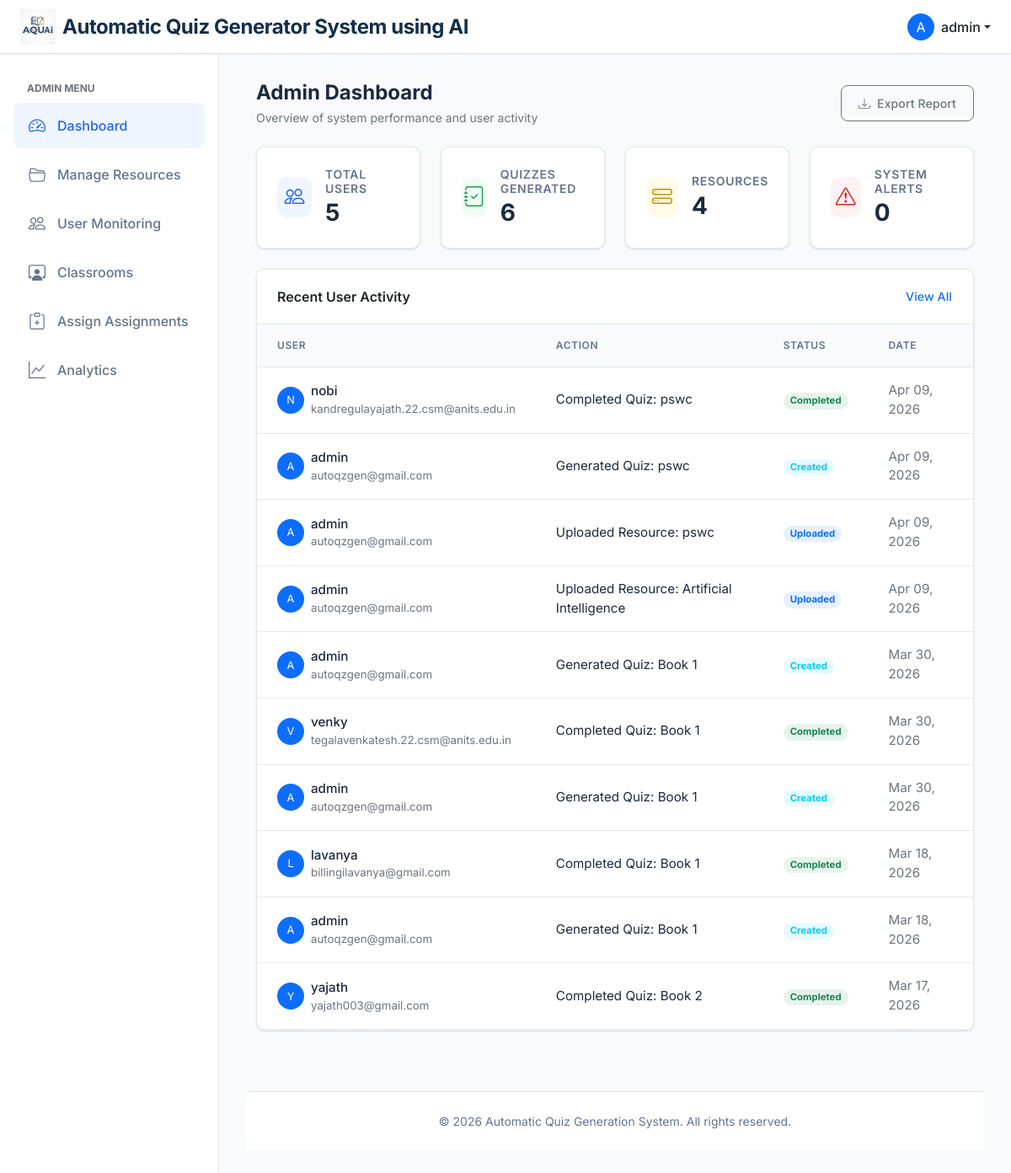
The app's page /admin/dashboard (signed in) with its own data.
### app/models.py (models this page shows, shortened)
class User(UserMixin, db.Model):
    __tablename__ = "user"
    id = db.Column(db.Integer, primary_key=True)
    username = db.Column(db.String(64), index=True, unique=True)
    email = db.Column(db.String(120), index=True, unique=True)
    password_hash = db.Column(db.String(128))
    role = db.Column(db.String(20), default='user')  # 'admin' or 'user'
    is_flagged = db.Column(db.Boolean, default=False)
    resources = db.relationship('Resource', back_populates='author', cascade="all, delete-orphan")
    quizzes = db.relationship('Quiz', back_populates='user', cascade="all, delete-orphan")
    attempts = db.relationship('QuizAttempt', back_populates='user', cascade="all, delete-orphan")

class QuizAttempt(db.Model):
    __tablename__ = "quiz_attempt"
    id = db.Column(db.Integer, primary_key=True)
    quiz_id = db.Column(db.Integer, db.ForeignKey('quiz.id'), nullable=False)
    user_id = db.Column(db.Integer, db.ForeignKey('user.id'), nullable=False)
    assignment_id = db.Column(db.Integer, db.ForeignKey('assignments.id'), nullable=True)
    __table_args__ = (
        db.UniqueConstraint('user_id', 'assignment_id', name='uq_user_assignment'),
    )
    started_at = db.Column(db.DateTime, default=db.func.current_timestamp())
    completed_at = db.Column(db.DateTime)
    total_score = db.Column(db.Float, default=0.0)
    time_taken = db.Column(db.Integer)
    is_submitted = db.Column(db.Boolean, default=False)
    quiz = db.relationship('Quiz', back_populates='attempts')
    user = db.relationship('User', back_populates='attempts')
    answers = db.relationship('AttemptAnswer', back_populates='attempt', cascade="all, delete-orphan")

class Quiz(db.Model):
    __tablename__ = "quiz"
    id = db.Column(db.Integer, primary_key=True)
    user_id = db.Column(db.Integer, db.ForeignKey('user.id'), nullable=False)
    resource_id = db.Column(db.Integer, db.ForeignKey('resource.id', ondelete="CASCADE"), nullable=False)
    created_at = db.Column(db.DateTime, default=db.func.current_timestamp())
    total_questions = db.Column(db.Integer, nullable=False)
    mode = db.Column(db.String(50))
    bloom_level = db.Column(db.String(50))
    difficulty = db.Column(db.String(50))
    teacher_note = db.Column(db.Text, nullable=True)
    passing_score = db.Column(db.Float, default=0.0)
    user = db.relationship('User', back_populates='quizzes')
    resource = db.relationship('Resource', back_populates='quizzes')
    questions = db.relationship(
        'GeneratedQuestion',
        secondary=quiz_questions,
        lazy='subquery',
        backref='quizzes'
    )
    attempts = db.relationship('QuizAttempt', back_populates='quiz', cascade="all, delete-orphan")

class Resource(db.Model):
    __tablename__ = "resource"
    id = db.Column(db.Integer, primary_key=True)
    title = db.Column(db.String(100), nullable=False)
    description = db.Column(db.Text)
    content = db.Column(db.Text)
    file_name = db.Column(db.String(255))
    resource_type = db.Column(db.String(20), default='user_upload')
    created_by = db.Column(db.Integer, db.ForeignKey('user.id'))
    created_at = db.Column(db.DateTime, default=db.func.current_timestamp())
    is_active = db.Column(db.Boolean, default=True)
    author = db.relationship('User', back_populates='resources')
    topics = db.relationship('ResourceTopic', back_populates='resource', cascade="all, delete-orphan")
    questions = db.relationship('GeneratedQuestion', back_populates='resource', cascade="all, delete-orphan")
    quizzes = db.relationship('Quiz', back_populates='resource', cascade="all, delete-orphan")

### app/admin/routes.py (the view)
@admin_bp.route('/dashboard')
@login_required
def dashboard():
    if current_user.role != 'admin':
        flash('Access denied: Admins only.')
        return redirect(url_for('user.dashboard'))
    total_users = User.query.count()
    quizzes_generated = Quiz.query.count()
    resources_count = Resource.query.count()
    system_alerts = User.query.filter_by(is_flagged=True).count()
    activities = []
    recent_quizzes = Quiz.query.order_by(desc(Quiz.created_at)).limit(10).all()
    for q in recent_quizzes:
        activities.append({
            'user': q.user,
            'action': f"Generated Quiz: {q.resource.title if q.resource else 'Unknown'}",
            'status': 'Created',
            'date': q.created_at,
            'type': 'quiz_created'
        })
    recent_attempts = QuizAttempt.query.filter(QuizAttempt.completed_at.isnot(None)).order_by(desc(QuizAttempt.completed_at)).limit(10).all()
    for a in recent_attempts:
        activities.append({
            'user': a.user,
            'action': f"Completed Quiz: {a.quiz.resource.title if a.quiz and a.quiz.resource else 'Unknown'}",
            'status': 'Completed',
            'date': a.completed_at,
            'type': 'quiz_completed'
        })
    recent_resources = Resource.query.order_by(desc(Resource.created_at)).limit(10).all()
    for r in recent_resources:
        activities.append({
            'user': r.author,
            'action': f"Uploaded Resource: {r.title}",
            'status': 'Uploaded',
            'date': r.created_at,
            'type': 'resource_uploaded'
        })
    activities.sort(key=lambda x: x['date'], reverse=True)
    recent_activities = activities[:10]
    return render_template('admin/dashboard.html',
                           title='Admin Dashboard',
                           total_users=total_users,
                           quizzes_generated=quizzes_generated,
                           resources_count=resources_count,
                           system_alerts=system_alerts,
                           recent_activities=recent_activities)

### app/templates/admin/dashboard.html
{% extends "base.html" %}
{% block content %}
<div class="d-flex justify-content-between align-items-center mb-4">
    <div>
        <h4 class="fw-bold mb-1">Admin Dashboard</h4>
        <p class="text-secondary small mb-0">Overview of system performance and user activity</p>
    </div>
    <div class="d-flex gap-2">
        <form action="{{ url_for('admin.export_report') }}" method="GET">
            <button type="submit" class="btn btn-outline-secondary btn-sm"><i class="bi bi-download me-1"></i> Export
                Report</button>
        </form>
    </div>
</div>
<div class="row g-4 mb-4">
    <div class="col-md-3">
        <div class="card h-100">
            <div class="card-body stats-card">
                <div class="stats-icon primary">
                    <i class="bi bi-people"></i>
                </div>
                <div class="stats-info">
                    <h6>Total Users</h6>
                    <h3>{{ total_users }}</h3>
                </div>
            </div>
        </div>
    </div>
    <div class="col-md-3">
        <div class="card h-100">
            <div class="card-body stats-card">
                <div class="stats-icon success">
                    <i class="bi bi-journal-check"></i>
                </div>
                <div class="stats-info">
                    <h6>Quizzes Generated</h6>
                    <h3>{{ quizzes_generated }}</h3>
                </div>
            </div>
        </div>
    </div>
    <div class="col-md-3">
        <div class="card h-100">
            <div class="card-body stats-card">
                <div class="stats-icon warning">
                    <i class="bi bi-hdd-stack"></i>
                </div>
                <div class="stats-info">
                    <h6>Resources</h6>
                    <h3>{{ resources_count }}</h3>
                </div>
            </div>
        </div>
    </div>
    <div class="col-md-3">
        <div class="card h-100">
            <div class="card-body stats-card">
                <div class="stats-icon danger">
                    <i class="bi bi-exclamation-triangle"></i>
                </div>
                <div class="stats-info">
                    <h6>System Alerts</h6>
                    <h3>{{ system_alerts }}</h3>
                </div>
            </div>
        </div>
    </div>
</div>
<div class="card mb-4">
    <div class="card-header d-flex justify-content-between align-items-center">
        <span>Recent User Activity</span>
        <button class="btn btn-link btn-sm text-decoration-none p-0">View All</button>
    </div>
    <div class="card-body p-0">
        <div class="table-responsive">
            <table class="table table-hover mb-0">
                <thead class="bg-light">
                    <tr>
                        <th class="ps-4">User</th>
                        <th>Action</th>
                        <th>Status</th>
                        <th>Date</th>
                    </tr>
                </thead>
                <tbody>
                    {% for activity in recent_activities %}
                    <tr>
                        <td class="ps-4">
                            <div class="d-flex align-items-center">
                                <div class="bg-primary text-white rounded-circle d-flex align-items-center justify-content-center me-2"
                                    style="width: 32px; height: 32px; font-size: 0.8rem;">
                                    {{ activity.user.username[0].upper() if activity.user else '?' }}
                                </div>
                                <div>
                                    <div class="fw-medium">{{ activity.user.username if activity.user else 'Unknown' }}
                                    </div>
                                    <div class="small text-secondary">{{ activity.user.email if activity.user else
                                        'no-email' }}</div>
                                </div>
                            </div>
                        </td>
                        <td>{{ activity.action }}</td>
                        <td>
                            <span
                                class="badge bg-{{ 'success' if activity.status == 'Completed' else 'primary' if activity.status == 'Uploaded' else 'info' }} bg-opacity-10 text-{{ 'success' if activity.status == 'Completed' else 'primary' if activity.status == 'Uploaded' else 'info' }} px-2 py-1 rounded-pill">
                                {{ activity.status }}
                            </span>
                        </td>
                        <td class="text-secondary">{{ activity.date.strftime('%b %d, %Y') if activity.date else 'N/A' }}
                        </td>
                    </tr>
                    {% else %}
                    <tr>
                        <td colspan="5" class="text-center py-4 text-secondary">No recent activity.</td>
                    </tr>
                    {% endfor %}
                </tbody>
            </table>
        </div>
    </div>
</div>
{% endblock %}

### app/templates/base.html (shortened to what this page needs)
<!doctype html>
<html lang="en">
<head>
  <link href="https://cdn.jsdelivr.net/npm/bootstrap@5.3.0/dist/css/bootstrap.min.css" rel="stylesheet">
  <link href="https://cdn.jsdelivr.net/npm/bootstrap-icons@1.10.0/font/bootstrap-icons.css" rel="stylesheet">
  <link href="{{ url_for('static', filename='css/style.css') }}" rel="stylesheet">
</head>
<body>
  <nav class="navbar navbar-expand-lg navbar-light bg-white fixed-top border-bottom">
    <div class="container-fluid px-4">
      <a class="navbar-brand d-flex align-items-center gap-2" href="{{ url_for('index') }}">
        <img src="{{ url_for('static', filename='images/logo.jpeg') }}" alt="AQUAi Logo" class="app-logo">
        <div class="app-title" style="display: flex; flex-direction: column; line-height: 1;">
          <span class="fw-bold fs-4" style="color: #122f4b;">Automatic Quiz Generator System using AI</span>
        </div>
      </a>
      <div class="d-flex align-items-center ms-auto">
        {% if current_user.is_authenticated %}
        <div class="dropdown">
          <a href="#" class="d-flex align-items-center text-decoration-none dropdown-toggle text-dark"
            id="dropdownUser1" data-bs-toggle="dropdown" aria-expanded="false">
            <div class="bg-primary text-white rounded-circle d-flex align-items-center justify-content-center me-2"
              style="width: 32px; height: 32px;">
              {{ current_user.username[0].upper() }}
            </div>
            <span class="d-none d-sm-inline fw-medium">
              {{ current_user.username }}
            </span>
          </a>
        </div>
        {% endif %}
      </div>
    </div>
  </nav>
  <div class="d-flex">
    {% if current_user.is_authenticated %}
    <nav class="sidebar show">
      <div class="py-2">
        {% if current_user.role == 'admin' %}
        <small class="text-uppercase text-secondary fw-bold px-3 mb-2 d-block" style="font-size: 0.75rem;">
          Admin Menu
        </small>
        <a href="{{ url_for('admin.dashboard') }}"
          class="nav-link {{ 'active' if request.endpoint == 'admin.dashboard' else '' }}">
          <i class="bi bi-speedometer2"></i> Dashboard
        </a>
        <a href="{{ url_for('admin.resources') }}"
          class="nav-link {{ 'active' if request.endpoint == 'admin.resources' else '' }}">
          <i class="bi bi-folder2-open"></i> Manage Resources
        </a>
        <a href="{{ url_for('admin.user_monitoring') }}"
          class="nav-link {{ 'active' if request.endpoint == 'admin.user_monitoring' else '' }}">
          <i class="bi bi-people"></i> User Monitoring
        </a>
        <a href="{{ url_for('admin.list_classrooms') }}"
          class="nav-link {{ 'active' if 'classrooms' in (request.endpoint or '') else '' }}">
          <i class="bi bi-person-workspace"></i> Classrooms
        </a>
        <a href="{{ url_for('admin.list_assignments') }}"
          class="nav-link {{ 'active' if 'assignments' in (request.endpoint or '') else '' }}">
          <i class="bi bi-clipboard-plus"></i> Assign Assignments
        </a>
        <a href="{{ url_for('admin.analytics') }}"
          class="nav-link {{ 'active' if request.endpoint == 'admin.analytics' else '' }}">
          <i class="bi bi-graph-up"></i> Analytics
        </a>
        {% endif %}
      </div>
    </nav>
    {% endif %}
    <main class="main-content {{ 'ms-0' if not current_user.is_authenticated else '' }}"
      style="{{ 'margin-left: 0;' if not current_user.is_authenticated else '' }}">
      <div class="{{ 'container' if not current_user.is_authenticated else 'container-fluid' }}">
        {% block content %}{% endblock %}
      </div>
      <footer class="footer mt-5">
        <div class="container">
          <span>&copy; {{ 2026 }} Automatic Quiz Generation System. All rights reserved.</span>
        </div>
      </footer>
    </main>
  </div>
</body>
</html>

### records on screen
User: username "A", username "admin", user "A" "A" "A" "A" "A" "A", user "admin" "admin" "admin" "admin" "admin" "admin", user "autoqzgen@gmail.com" "autoqzgen@gmail.com" "autoqzgen@gmail.com" "autoqzgen@gmail.com" "autoqzgen@gmail.com" "autoqzgen@gmail.com"
User: user "N", user "nobi", user "kandregulayajath.22.csm@anits.edu.in"
QuizAttempt: date "Apr 09, 2026"
Quiz: date "Apr 09, 2026"
Resource: date "Apr 09, 2026"
Resource: date "Apr 09, 2026"
Quiz: date "Mar 30, 2026"
User: user "V", user "venky", user "tegalavenkatesh.22.csm@anits.edu.in"
QuizAttempt: date "Mar 30, 2026"
Quiz: date "Mar 30, 2026"
User: user "L", user "lavanya", user "billingilavanya@gmail.com"
QuizAttempt: date "Mar 18, 2026"
Quiz: date "Mar 18, 2026"
User: user "Y", user "yajath", user "yajath003@gmail.com"
QuizAttempt: date "Mar 17, 2026"

### other values on screen
{{ total_users }} "5"
{{ quizzes_generated }} "6"
{{ resources_count }} "4"
{{ system_alerts }} "0"
{{ activity.action }} "Completed Quiz: pswc" "Generated Quiz: pswc" "Uploaded Resource: pswc" "Uploaded Resource: Artificial Intelligence" "Generated Quiz: Book 1" "Completed Quiz: Book 1" "Generated Quiz: Book 1" "Completed Quiz: Book 1" "Generated Quiz: Book 1" "Completed Quiz: Book 2"
{{ activity.status }} "Completed" "Created" "Uploaded" "Uploaded" "Created" "Completed" "Created" "Completed" "Created" "Completed"
{{ 2026 }} "2026"
